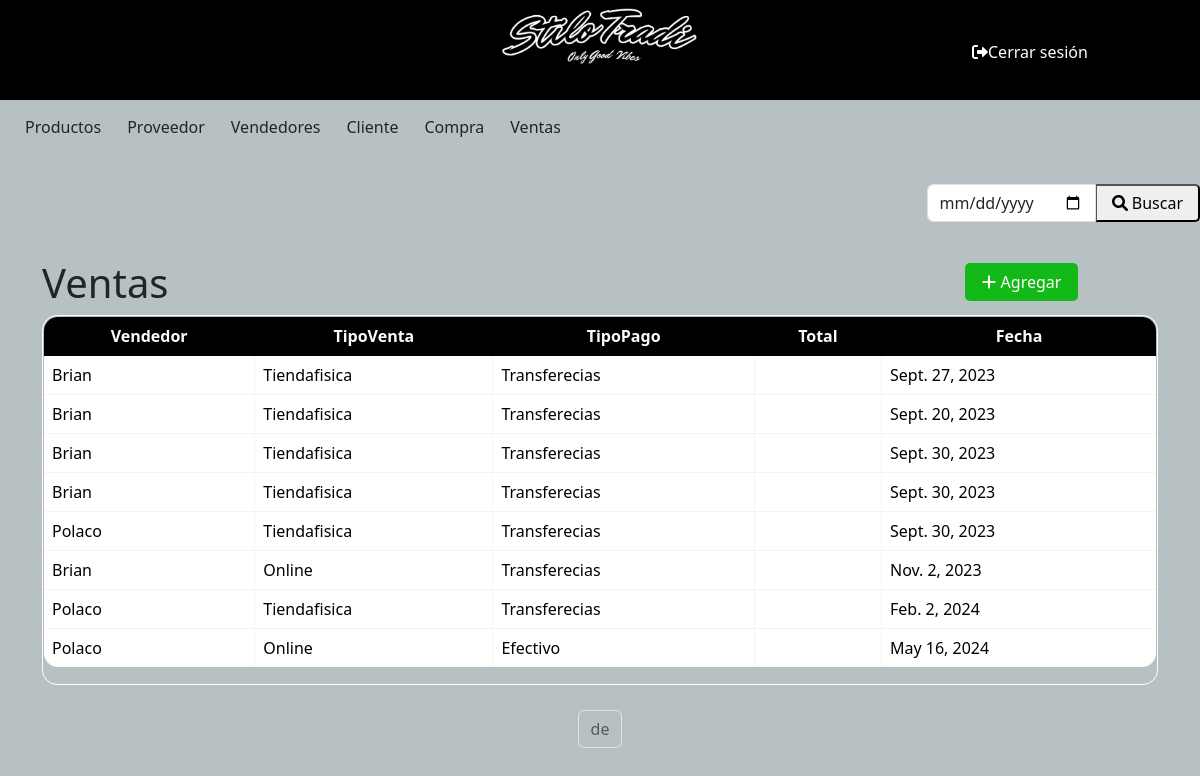
/ventas/, run on the app's committed database.
### miAplicacion/models.py (models this page shows)
class Ventas(models.Model):
    Vendedor = models.ForeignKey(Vendedores, on_delete=models.CASCADE)
    Cliente = models.ForeignKey(Cliente, on_delete=models.CASCADE)
    TipoVenta = models.CharField (max_length=50)
    TipoPago = models.CharField (max_length=50)
    Fecha = models.DateField ()

class Vendedores(models.Model):
    Nombre = models.CharField (max_length=50)
    Telefono = models.IntegerField ()
    Direccion = models.CharField (max_length=50)
    def __str__(self) -> str:
        return self.Nombre

### miAplicacion/views.py (the view)
# urls.py: path('ventas/', views.tabla_ventas, name='ventas'),
def tabla_ventas(request):
    ventas = Ventas.objects.all()
    context = {'ventas': ventas}
    return render(request, 'ventas.html', context)

### miProyecto/templates/ventas.html (shortened to what this page needs)
{% include 'base.html' %}
{% block content %}
{% load bootstrap5 %}
{% load static %}
<!DOCTYPE html>
<div class="d-flex justify-content-end align-items-end mb-3">
    <form method="GET" action="{% url 'ventasLista' %}">
        <div class="input-group">
            <input type="date" class="form-control inputApagado" name="q" value="{{ query }}">
            <button class="btn-buscar btn-primary  type="submit> <i class="fas fa-search"></i> Buscar</button>
        </div>
    </form>
</div>
<head>
    {% bootstrap_css %}
</head>
<body>
    <div class="container">
        <div class="d-flex" >
            <a class="btn-agregar"   href="/ventas/VentasNuevo/"> <i class="fas fa-plus"></i> Agregar</a></td>
        </div>
        <h1>Ventas</h1>
        <div class=" table-responsive">
            <table class="table rounded-table table-bordered">
                <thead>
                    <tr>
                        <th>Vendedor</th>
                        <th>TipoVenta</th>
                        <th>TipoPago</th>
                        <th>Total</th>
                        <th>Fecha</th>
                    </tr>
                </thead>
                <tbody>
                    {% for ventas in ventas %}
            <tr style ="cursor: pointer;" onclick="window.location.href='/ventas/VentasModif/{{ ventas.id }}'">
                <td>{{ ventas.Vendedor}}</td>
                <td>{{ ventas.TipoVenta}}</td>
                <td>{{ ventas.TipoPago}}</td>
                <td>{{ ventas.Total}}</td>
                <td>{{ ventas.Fecha}}</td>
            </tr>
                    {% endfor %}
                </tbody>
            </table>
        </div>
    </div>
    <div class="pagination justify-content-center mt-3">
        <span class="current-page btn btn-outline-light disabled text-dark mb-3">
            {{ page_obj.number }} de {{ page_obj.paginator.num_pages }}
        </span>
    </div>
</body>
</html>
{% endblock %}

### miProyecto/static/estilos.css (style rules this page uses)
.form-control { width: 100%; margin: 5px 0; padding: 10px; border: 1px solid #ccc; border-radius: 5px; }
input, select, textarea { width: 100%; margin: 5px 0; padding: 10px; border: 1px solid #ccc; border-radius: 5px; }
.btn-agregar { background-color: #13b819; border: none; color: white; padding: 7px 17px; text-align: center; text-decoration: none; display: inline-block; font-size: 16px; margin: 4px 80px; cursor: pointer; border-radius: 5px; margin-left: 81%; position: absolute; }
.btn-buscar { border-radius: 5px; padding: 5px 15px; height: 38px; margin-top: 5px; }
.table-responsive { overflow: hidden; border-collapse: separate; border: 1px solid #ffffff; border-radius: 15px; }
.rounded-table { border-radius: 15px; overflow: hidden; }
.table thead th { border: 1px solid #000000; padding: 8px; text-align: center; background-color: #000000; color: #fff9f9; vertical-align: bottom; }
.table tbody td { border: 1px solid #ffefef; padding: 8px; }
.table { width: 100%; border-collapse: collapse; border: 1px solid #dee2e6; border-radius: 15px; }
.container { position: relative; margin-bottom: 25px; }

### miProyecto/templates/base.html (style rules this page uses)
body { background-color: rgb(183, 193, 196); }

### miProyecto/templates/ventas.html (style rules this page uses)
table { width: 100%; border-collapse: collapse; margin-bottom: 20px; }
th, td { border: 1px solid #ddd; padding: 8px; text-align: left; }
th { background-color: #f2f2f2; }
body { background-color: rgb(183, 193, 196); }

### data on the page
Ventas: Vendedor "Brian", TipoVenta "Tiendafisica", TipoPago "Transferecias", Fecha "Sept. 27, 2023"
Ventas: Vendedor "Brian", TipoVenta "Tiendafisica", TipoPago "Transferecias", Fecha "Sept. 20, 2023"
Ventas: Vendedor "Brian", TipoVenta "Tiendafisica", TipoPago "Transferecias", Fecha "Sept. 30, 2023"
Ventas: Vendedor "Brian", TipoVenta "Tiendafisica", TipoPago "Transferecias", Fecha "Sept. 30, 2023"
Ventas: Vendedor "Polaco", TipoVenta "Tiendafisica", TipoPago "Transferecias", Fecha "Sept. 30, 2023"
Ventas: Vendedor "Brian", TipoVenta "Online", TipoPago "Transferecias", Fecha "Nov. 2, 2023"
Ventas: Vendedor "Polaco", TipoVenta "Tiendafisica", TipoPago "Transferecias", Fecha "Feb. 2, 2024"
Ventas: Vendedor "Polaco", TipoVenta "Online", TipoPago "Efectivo", Fecha "May 16, 2024"
